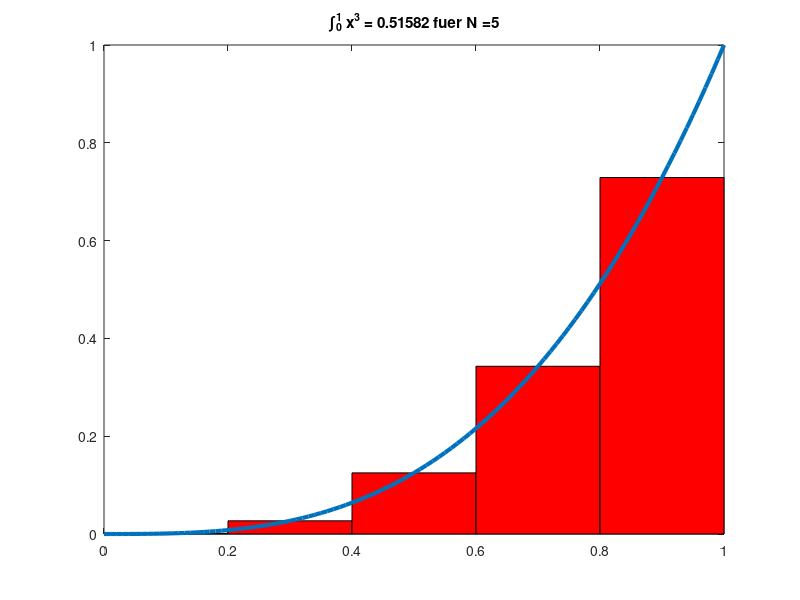

Here is the MATLAB script that generated this plot:
%   integral.m
% berechnet approximativ ein Integral 
% ueber  (0,1) durch die Mittelpunktregel
N=5; % Anzahl Unterteilungen

x=(0+1/(2*N)):(1/N):(1-1/(2*N));
y=sin(pi*x.*x);
% Berechnung des Integrals
result=sum(y)*(1/N);

% Plot
for i=1:N
    fill([(i-1)/N (i-1)/N i/N i/N], [0 ((i-0.5)/N).^3  ((i-0.5)/N).^3 0], 'r');
    hold on;
end;
plot(0:0.01:1,(0:0.01:1).^3,'LineWidth',3);
title(['\int_0^1 x^3 = ',num2str(result),' fuer N =', num2str(N) ]); 

